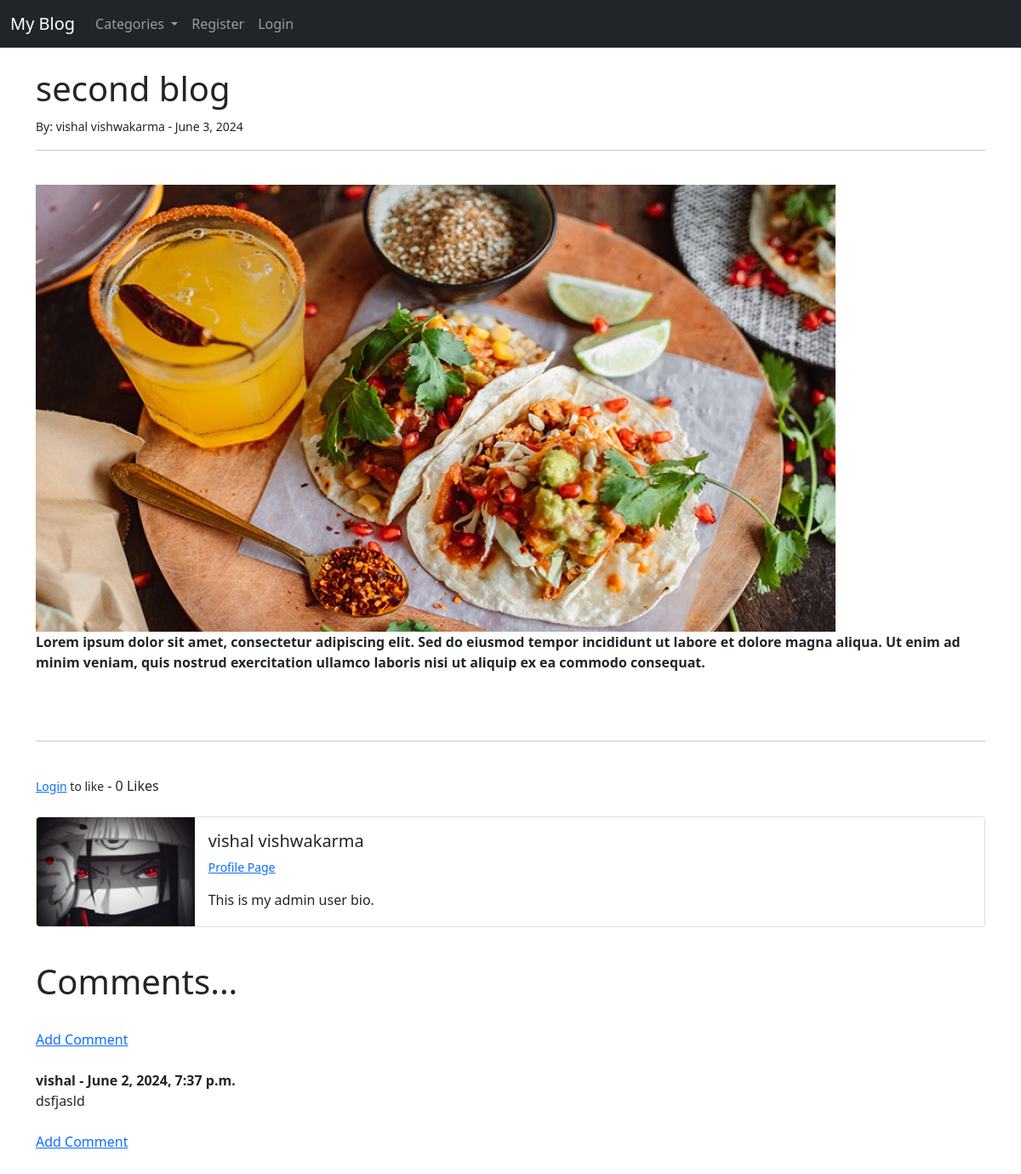
Screenshot of /article/17 with the database file from the repository.
### blog/models.py (models this page shows, shortened)
class Post(models.Model):
    title = models.CharField(max_length=255)
    header_image = models.ImageField(null=True, blank=True, upload_to="images/")
    title_tag = models.CharField(max_length=255)
    author = models.ForeignKey(User, on_delete=models.CASCADE)
    body = RichTextField(blank=True, null=True)
    post_date = models.DateField(auto_now_add=True)
    category = models.CharField(max_length=255, default='coding')
    snippet = models.CharField(max_length=255)
    likes = models.ManyToManyField(User, related_name='blog_posts')
    def total_likes(self):
        return self.likes.count()

class Profile(models.Model):
    user = models.OneToOneField(User, null=True, on_delete=models.CASCADE)
    bio = models.TextField()
    profile_pic = models.ImageField(null=True, blank=True, upload_to="images/profile/")
    website_url = models.CharField(max_length=255, null=True, blank=True)
    facebook_url = models.CharField(max_length=255, null=True, blank=True)
    twitter_url = models.CharField(max_length=255, null=True, blank=True)
    instagram_url = models.CharField(max_length=255, null=True, blank=True)
    pinterest_url = models.CharField(max_length=255, null=True, blank=True)

class Comment(models.Model):
    post = models.ForeignKey(Post, related_name="comments", on_delete=models.CASCADE)
    name = models.CharField(max_length=255)
    body = models.TextField()
    date_added = models.DateTimeField(auto_now_add=True)

### blog/views.py (the view)
# urls.py: path('article/<int:pk>', ArticleDetailView.as_view(), name="article-detail"),
class ArticleDetailView(DetailView):
    model = Post
    template_name = 'article_details.html'
    def get_context_data(self, *args, **kwargs):
        cat_menu = Category.objects.all()
        context = super(ArticleDetailView, self).get_context_data(*args, **kwargs)
        stuff = get_object_or_404(Post, id=self.kwargs['pk'])
        total_likes = stuff.total_likes()
        liked = False
        if stuff.likes.filter(id=self.request.user.id).exists():
            liked = True
        context["cat_menu"] = cat_menu
        context["total_likes"] = total_likes
        context["liked"] = liked
        return context

### blog/models.py (called while the page is built)
    def __str__(self):
        return self.name

### blog/templates/article_details.html (shortened to what this page needs)
{% extends 'base.html' %}
{% load static %}
{% block content %}
<h1>{{ post.title }}</h1>
<small>By:
    {{ post.author.first_name }}
    {{ post.author.last_name }} -
    {{ post.post_date }}
</small><br/>
<hr>
<br/>
    {% if post.header_image %}
        <img src="{{ post.header_image.url }}">
    {% endif %}
<br/>
{{ post.body|safe }}
<br/>
    <hr>
    <br/>
    <form action="{% url 'like_post' post.pk %}"
          method = "POST">
    {% if user.is_authenticated %}
        {% if liked %}
            <button type="submit",
            name="post_id",
            value="{{ post.id }}",
            class="btn btn-danger btn-sm">Unlike</button>
        {% else %}
            <button type="submit",
            name="post_id",
            value="{{ post.id }}",
            class="btn btn-primary btn-sm">Like</button>
        {% endif %}
    {% else %}
        <small><a href="{% url 'login' %}">Login</a> to like</small>
    {% endif %}
        - {{ total_likes }} Likes
    </form>
    <br/>
    <div class="card mb-3">
  <div class="row g-0">
    <div class="col-md-2">
    {% if post.author.profile.profile_pic %}
        <img src="{{ post.author.profile.profile_pic.url }}" class="img-fluid rounded-start">
    {% else %}
        <img src="{% static 'blog/images/default_profile_pic.png' %}" class="img-fluid rounded-start">
    {% endif %}
    </div>
    <div class="col-md-10">
      <div class="card-body">
        <h5 class="card-title">
            {{ post.author.first_name }}
            {{ post.author.last_name }}
        </h5>
          <p class="small text-muted">
            <a href="{% url 'show_profile_page' post.author.profile.id %}">Profile Page</a>
          </p>
        <p class="card-text">
            {{ post.author.profile.bio }}
        </p>
      </div>
    </div>
  </div>
</div>
    <br/>
<h1>Comments...</h1>
<br/>
{% if not post.comments.all %}
    No Comments Yet... <a href="{% url 'add_comment' post.pk %}">Add One</a>
{% else %}
    <a href="{% url 'add_comment' post.pk %}">Add Comment</a>
    <br/><br/>
    {% for comment in post.comments.all %}
        <strong>{{ comment.name }} - {{ comment.date_added }}</strong>
        <br/>
        {{ comment.body }}
        <br/><br/>
    {% endfor %}
    <a href="{% url 'add_comment' post.pk %}">Add Comment</a>
{% endif %}
<br/>
<br/><br/>
{% endblock %}

### blog/templates/base.html (shortened to what this page needs)
<!doctype html>
<html lang="en">
  <head>
    <link href="https://cdn.jsdelivr.net/npm/bootstrap@5.1.0/dist/css/bootstrap.min.css" rel="stylesheet">
  </head>
  <body>
    <nav class="navbar navbar-expand-lg navbar-dark bg-dark">
  <div class="container-fluid">
    <a class="navbar-brand" href="{% url 'home' %}">My Blog</a>
    <div class="collapse navbar-collapse" id="navbarSupportedContent">
      <ul class="navbar-nav me-auto mb-2 mb-lg-0">
          {% if cat_menu %}
          <li class="nav-item dropdown">
              <a class="nav-link dropdown-toggle" href="#" id="navbarDropdown" role="button" data-bs-toggle="dropdown" aria-expanded="false">
                Categories
              </a>
          </li>
          {% else %}
              <li class="nav-item">
                  <a class="nav-link" href="{% url 'category-list' %}">Categories</a>
              </li>
          {% endif %}
          {% if user.is_authenticated %}
              <li class="nav-item">
                  <a class="nav-link" href="{% url 'add_post' %}">Add Post</a>
              </li>
              <li class="nav-item">
                  <a class="nav-link" href="{% url 'add_category' %}">Add Category</a>
              </li>
          {% else %}
              <li class="nav-item">
                  <a class="nav-link" href="{% url 'register' %}">Register</a>
              </li>
              <li class="nav-item">
                  <a class="nav-link" href="{% url 'login' %}">Login</a>
              </li>
          {% endif %}
      </ul>
    </div>
  </div>
</nav>
    <br/>
    <div class="container">
    {% block content %}
    {% endblock %}
    </div>
  </body>
</html>

### rows the page displays
Post: title "second blog", author.first_name "vishal", author.last_name "vishwakarma", post_date "June 3, 2024", header_image (picture), body "Lorem ipsum dolor sit amet, consectetur adipiscing elit. Sed do eiusmod tempor incididunt ut labore et dolore magna aliqua. Ut enim ad minim veniam, quis nostrud exercitation ullamco laboris nisi ut aliquip ex ea commodo consequat.", author.profile.profile_pic (picture), author.profile.bio "This is my admin user bio."
Comment: name "vishal", date_added "June 2, 2024, 7:37 p.m.", body "dsfjasld"

### other values shown
{{ total_likes }} "0"
